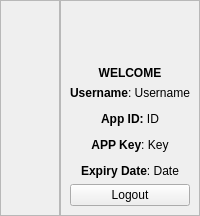
                <widget class="QWidget" name="homePage">
                 <layout class="QHBoxLayout" name="horizontalLayout_20">
                  <property name="spacing">
                   <number>0</number>
                  </property>
                  <property name="leftMargin">
                   <number>0</number>
                  </property>
                  <property name="topMargin">
                   <number>0</number>
                  </property>
                  <property name="rightMargin">
                   <number>0</number>
                  </property>
                  <property name="bottomMargin">
                   <number>0</number>
                  </property>
                  <item>
                   <widget class="QFrame" name="frame_13">
                    <property name="maximumSize">
                     <size>
                      <width>300</width>
                      <height>300</height>
                     </size>
                    </property>
                    <property name="frameShape">
                     <enum>QFrame::StyledPanel</enum>
                    </property>
                    <property name="frameShadow">
                     <enum>QFrame::Raised</enum>
                    </property>
                    <layout class="QVBoxLayout" name="verticalLayout_11">
                     <item>
                      <widget class="QLabel" name="label_20">
                       <property name="text">
                        <string/>
                       </property>
                       <property name="pixmap">
                        <pixmap resource="QSS/QSS_Resources.qrc">:/images/images/3.png</pixmap>
                       </property>
                       <property name="scaledContents">
                        <bool>true</bool>
                       </property>
                      </widget>
                     </item>
                    </layout>
                   </widget>
                  </item>
                  <item alignment="Qt::AlignVCenter">
                   <widget class="QFrame" name="frame_14">
                    <property name="maximumSize">
                     <size>
                      <width>300</width>
                      <height>16777215</height>
                     </size>
                    </property>
                    <property name="frameShape">
                     <enum>QFrame::StyledPanel</enum>
                    </property>
                    <property name="frameShadow">
                     <enum>QFrame::Raised</enum>
                    </property>
                    <layout class="QVBoxLayout" name="verticalLayout_12">
                     <item alignment="Qt::AlignHCenter">
                      <widget class="QLabel" name="label_21">
                       <property name="minimumSize">
                        <size>
                         <width>50</width>
                         <height>50</height>
                        </size>
                       </property>
                       <property name="maximumSize">
                        <size>
                         <width>50</width>
                         <height>50</height>
                        </size>
                       </property>
                       <property name="text">
                        <string/>
                       </property>
                       <property name="pixmap">
                        <pixmap resource="QSS/QSS_Resources.qrc">:/icons/Icons/unlock.png</pixmap>
                       </property>
                       <property name="scaledContents">
                        <bool>true</bool>
                       </property>
                      </widget>
                     </item>
                     <item alignment="Qt::AlignTop">
                      <widget class="QLabel" name="label_22">
                       <property name="font">
                        <font>
                         <weight>75</weight>
                         <bold>true</bold>
                        </font>
                       </property>
                       <property name="text">
                        <string>WELCOME</string>
                       </property>
                       <property name="alignment">
                        <set>Qt::AlignCenter</set>
                       </property>
                      </widget>
                     </item>
                     <item>
                      <widget class="QLabel" name="appDetails">
                       <property name="text">
                        <string>&lt;html&gt;&lt;head/&gt;&lt;body&gt;&lt;p align=&quot;center&quot;&gt;&lt;span style=&quot; font-weight:600;&quot;&gt;Username&lt;/span&gt;: Username&lt;/p&gt;&lt;p align=&quot;center&quot;&gt;&lt;span style=&quot; font-weight:600;&quot;&gt;App ID:&lt;/span&gt; ID&lt;/p&gt;&lt;p align=&quot;center&quot;&gt;&lt;span style=&quot; font-weight:600;&quot;&gt;APP Key&lt;/span&gt;: Key&lt;/p&gt;&lt;p align=&quot;center&quot;&gt;&lt;span style=&quot; font-weight:600;&quot;&gt;Expiry Date&lt;/span&gt;: Date&lt;/p&gt;&lt;/body&gt;&lt;/html&gt;</string>
                       </property>
                       <property name="wordWrap">
                        <bool>true</bool>
                       </property>
                      </widget>
                     </item>
                     <item>
                      <widget class="QPushButton" name="logoutBtn">
                       <property name="text">
                        <string>Logout</string>
                       </property>
                       <property name="icon">
                        <iconset resource="QSS/QSS_Resources.qrc">
                         <normaloff>:/icons/Icons/log-out.png</normaloff>:/icons/Icons/log-out.png</iconset>
                       </property>
                      </widget>
                     </item>
                    </layout>
                   </widget>
                  </item>
                 </layout>
                </widget>
